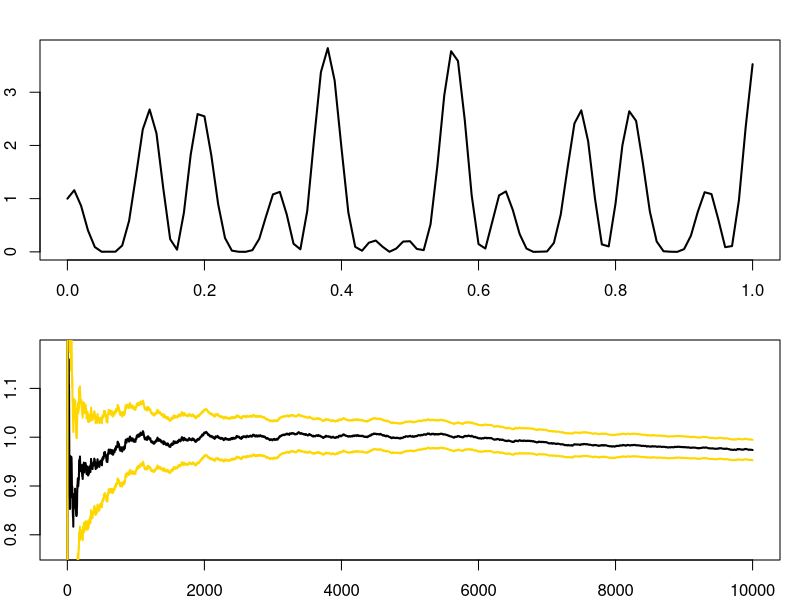

This figure's R source:
## ---- chunk 1
knitr::opts_chunk$set(echo = TRUE)
## ---- chunk 2
h=function(x){(cos(50*x)+sin(20*x))^2}

par(mar=c(2,2,2,1),mfrow=c(2,1))

curve(h,xlab="Function",ylab="",lwd=2)

print(integrate(h,0,1))

x=h(runif(10^4))

estint=cumsum(x)/(1:10^4)

esterr=sqrt(cumsum((x-estint)^2))/(1:10^4)

plot(estint, xlab="Mean and error range",type="l",lwd=2,
ylim=mean(x)+20*c(-esterr[10^4],esterr[10^4]),ylab="")
lines(estint+2*esterr,col="gold",lwd=2)
lines(estint-2*esterr,col="gold",lwd=2)
## ---- chunk 3
x <- seq (.1, 2.5, length=10)
m <- 10000
u <- runif(m)
cdf <- numeric(length(x))
for (i in 1:length(x)){
g <- x[i]*exp(-(u*x[i])^2/2)
cdf[i]<-mean(g)/sqrt(2*pi)+0.5
}
Phi <- pnorm(x)
print(round(rbind(x,cdf,Phi),3))
## ---- chunk 4

m<-10000
theta.hat<-se<-rep(0,4)
h<-function(x){
exp(-x-log(1+x^2))*(x>0)*(x<1)
}
x<-runif(m) # using g0
hg <- h(x)
theta.hat[1]<-mean(hg)
se[1]<-sd(hg)
x<-rexp(m,1) # using g1
hg <- h(x)/exp(-x)
theta.hat[2]<-mean(hg)
se[2]<-sd(hg)
x<-rcauchy(m,1) # using g2
i <- c(which(x>1),which(x<0))
x[i]<-2
hg <- h(x)/dcauchy(x)
theta.hat[3]<-mean(hg)
se[3]<-sd(hg)


u<-runif(m) # using g3, inverse cdf approach
x<- -log(1-u*(1-exp(-1)))
hg <- h(x)/(exp(-x)/(1-exp(-1)))
theta.hat[4]<-mean(hg)
se[4]<-sd(hg)
rbind(theta.hat,se)

## ---- chunk 5
## Example 1

N = 1000
g = function(t) {log(1+log(1-t)^2)}
T = runif(N); X = g(T)
c(mean(X), sd(X))
## [1] 0.6456271 0.7345544
T = runif(N/2)
X = (g(T) + g(1-T))/2;c(mean(X), sd(X))


## Example 2
N = 1000; U = matrix(runif(2*N),ncol=2)
f = function(x){prod(x)^2*sin(sum(x))*log(sum(x))}
X = pi^2*apply(pi*U/4,1,f)/16
c(mean(X), sd(X))
## [1] 0.003939554 0.012559836
U = matrix(runif(N),ncol=2)
X = pi^2*((apply(pi*U/4,1,f)+apply(pi*(1-U)/4,1,f))/2)/16
c(mean(X), sd(X))
## ---- chunk 6
## Example 1
N = 1000; U = runif(N); X = exp(U);
c(mean(X), sd(X), 2*sd(X)/sqrt(N))
## [1] 1.71381259 0.48303059 0.03054954
Y = U; muY = 1/2; Xb = mean(X); Yb = mean(Y);
cs = -sum( (X-Xb)*(Y-Yb) )/sum( (Y-Yb)^2 );
Z = X + cs*( Y - muY );
c(mean(Z), sd(Z), 2*sd(Z)/sqrt(N))

## Example 2

N = 1000; U = runif(N); X = 2*exp(-(2*U)^2);
c(mean(X), sd(X), 2*sd(X)/sqrt(N))
## [1] 0.85427898 0.68687148 0.04344157
Y = 2*exp(-2*U); muY = 1 - exp(-2);
Xb = mean(X); Yb = mean(Y);
cs = -sum( (X-Xb)*(Y-Yb) )/sum( (Y-Yb)^2 );
Z = X + cs*( Y - muY );
c(mean(Z), sd(Z), 2*sd(Z)/sqrt(N))


## Example 3
N = 1000; U = matrix(runif(2*N),ncol=2)
f = function(x){prod(x)^2*sin(sum(x))*log(sum(x))}
X = pi^2*apply(pi*U/4,1,f)/16; Xb=mean(X)
c(mean(X), sd(X), 2*sd(X)/sqrt(N))
## [1] 0.004319502 0.013949818 0.000882264
g = function(x) { prod(x)^2 }
Y = pi^2*apply(pi*U/4,1,g)/16; Yb = mean(Y)
cs = -sum( (X-Xb)*(Y-Yb) )/sum( (Y-Yb)^2 );
muY = (pi/4)^6/9; Z = X + cs*( Y - muY );
c(mean(Z), sd(Z), 2*sd(Z)/sqrt(N))
## ---- chunk 7
S0 = 50; K = 50; M = 16; T = 1; dlt = T/M;
r = 0.05; s = 0.1; rd = ( r - s^2/2 )*dlt;
N = 10000; Z = matrix(rnorm(M*N),ncol=M);
S = matrix(0,ncol=M,nrow=N)
X = Y = rep(0,N)
d = ( log(S0/K) + (r+s^2/6)*T/2 )/(s*sqrt(T/3));
for (j in 1:N){
S[j,] = S0*exp(cumsum(rd + s*sqrt(dlt)*Z[j,]))
X[j] = exp(-r*T)*max( mean(S[j,])-K, 0 );
Y[j] = exp(-r*T)*max((S0*prod(S[j,]))^(1/(M+1))-K,0);
}
c(mean(X), sd(X), 2*sd(X)/sqrt(N))



Xb = mean(X); Yb = mean(Y);
cs = -sum( (X-Xb)*(Y-Yb) )/sum( (Y-Yb)^2 );
muY = exp(-r*T)*(S0*exp((r-s^2/6)*T/2)*pnorm(d)-K*pnorm(d-s*sqrt(T/3)) );
Z = X + cs*( Y - muY );
c(mean(Z), sd(Z), 2*sd(Z)/sqrt(N))
